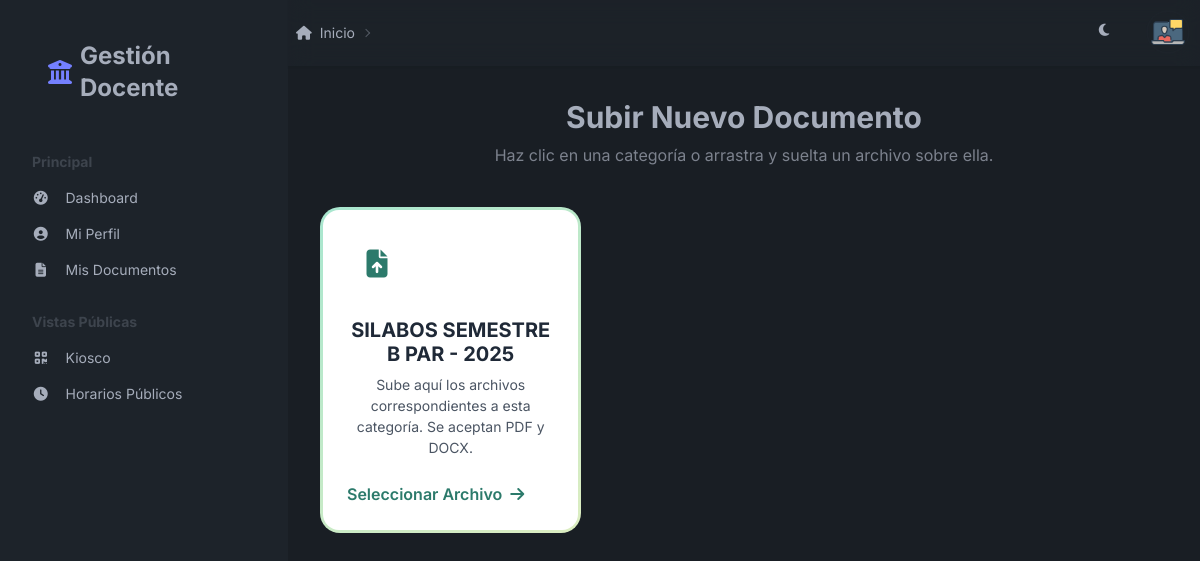
The page /subir_documento/ (signed in) on the database its author committed.
### core/models.py (models this page shows, shortened)
class Docente(AbstractUser):
    DISPONIBILIDAD_CHOICES = [('COMPLETO', 'Tiempo Completo (Mañana y Tarde)'), ('MANANA', 'Solo Mañana'), ('TARDE', 'Solo Tarde')]
    dni = models.CharField(max_length=8, unique=True, db_index=True)
    especialidades = models.ManyToManyField(Especialidad, related_name="docentes")
    disponibilidad = models.CharField(max_length=20, choices=DISPONIBILIDAD_CHOICES, default='COMPLETO')
    id_qr = models.UUIDField(default=uuid.uuid4, editable=False, unique=True)
    foto = models.ImageField(upload_to='fotos_docentes/', null=True, blank=True, default='fotos_docentes/placeholder.png')

class TipoDocumento(models.Model):
    nombre = models.CharField(max_length=100)

### core/views.py (the view)
# urls.py: path('subir_documento/', views.subir_documento, name='subir_documento'),
@login_required
def subir_documento(request):
    tipos_documento = TipoDocumento.objects.all() # Obtenemos todas las categorías
    if request.method == 'POST':
        form = DocumentoForm(request.POST, request.FILES)
        if form.is_valid():
            documento = form.save(commit=False)
            documento.docente = request.user
            documento.save()
            VersionDocumento.objects.create(
                documento=documento,
                archivo=form.cleaned_data['archivo']
            )
            messages.success(request, f'El documento "{documento.titulo}" se ha subido correctamente.')
            return redirect('lista_documentos')
    else:
        form = DocumentoForm()
    context = {
        'form': form,
        'tipos_documento': tipos_documento # Le pasamos las categorías a la plantilla
    }
    return render(request, 'subir_documento.html', context)

### templates/subir_documento.html (shortened to what this page needs)
{% extends 'base.html' %}
{% block content %}
<div class="max-w-5xl mx-auto text-center">
    <h1 class="text-3xl font-bold mb-2">Subir Nuevo Documento</h1>
    <p class="text-base-content/70 mb-10">Haz clic en una categoría o arrastra y suelta un archivo sobre ella.</p>
    <div class="grid grid-cols-1 sm:grid-cols-2 lg:grid-cols-3 gap-8">
        {% for tipo in tipos_documento %}
        <div class="doc-card category-card {% cycle 'color-1' 'color-2' 'color-3' %}" data-id="{{ tipo.id }}" data-nombre="{{ tipo.nombre }}">
            <div class="doc-card-inner">
                <div>
                    <div class="doc-card-icon">
                        <i class="fas fa-file-upload"></i>
                    </div>
                    <h2 class="doc-card-title">{{ tipo.nombre }}</h2>
                    <p class="doc-card-description">
                        Sube aquí los archivos correspondientes a esta categoría. Se aceptan PDF y DOCX.
                    </p>
                </div>
                <div class="doc-card-action">
                    <span>Seleccionar Archivo</span>
                    <i class="fas fa-arrow-right"></i>
                </div>
            </div>
        </div>
        {% endfor %}
    </div>
</div>
{% endblock %}

### templates/base.html (shortened to what this page needs)
{% load static %} <!DOCTYPE html>
<html lang="es" data-theme="dark"> <head>
    <link href="https://cdn.jsdelivr.net/npm/daisyui@4.7.2/dist/full.min.css" rel="stylesheet" type="text/css" />
    <script src="https://cdn.tailwindcss.com"></script>
    <link rel="stylesheet" href="https://cdnjs.cloudflare.com/ajax/libs/font-awesome/6.5.1/css/all.min.css">
</head>
<body class="bg-base-200">
    <div class="drawer lg:drawer-open">
        <div class="drawer-content flex flex-col bg-base-200">
            <div class="navbar bg-base-100/80 backdrop-blur-md sticky top-0 z-30 shadow-sm hidden lg:flex border-b border-base-300/50">
                <div class="flex-1">
                    <div class="text-sm breadcrumbs">
                        <ul>
                          <li><a><i class="fas fa-home mr-2"></i> Inicio</a></li>
                          <li><a>{% block breadcrumb %}{% endblock %}</a></li>
                        </ul>
                    </div>
                </div>
                <div class="flex-none gap-4">
                    <label class="swap swap-rotate btn btn-ghost btn-circle">
                        <i class="fas fa-moon swap-off fill-current w-5 h-5 transition-transform duration-300 ease-in-out"></i>
                    </label>
                    <div class="dropdown dropdown-end">
                        <label tabindex="0" class="btn btn-ghost btn-circle avatar">
                            <div class="w-10 rounded-full ring-2 ring-offset-2 ring-offset-base-100 ring-transparent hover:ring-primary transition-shadow duration-300">
                                <img src="{% if user.foto %}{{ user.foto.url }}{% else %}{% static 'placeholder.png' %}{% endif %}" />
                            </div>
                        </label>
                    </div>
                </div>
            </div>
            <main class="flex-1 p-6 lg:p-8 animate-fade-in">
                {% block content %}
                {% endblock %}
            </main>
        </div>
        <div class="drawer-side">
            <ul class="menu p-4 w-72 min-h-full bg-base-100 text-base-content">
                <li class="text-2xl font-bold p-4 mb-4">
                    <a href="{% url 'dashboard' %}" class="hover:text-primary transition-colors duration-300">
                        <i class="fas fa-university text-primary"></i>
                        Gestión Docente
                    </a>
                </li>
                <li class="menu-title"><span class="opacity-60">Principal</span></li>
                <li><a href="{% url 'dashboard' %}" class="group transition-all duration-300"><i class="fas fa-tachometer-alt fa-fw mr-2 group-hover:text-primary transition-colors duration-300"></i> Dashboard</a></li>
                <li><a href="{% url 'perfil' %}" class="group transition-all duration-300"><i class="fas fa-user-circle fa-fw mr-2 group-hover:text-primary transition-colors duration-300"></i> Mi Perfil</a></li>
                <li><a href="{% url 'lista_documentos' %}" class="group transition-all duration-300"><i class="fas fa-file-alt fa-fw mr-2 group-hover:text-primary transition-colors duration-300"></i> Mis Documentos</a></li>
                <li class="menu-title"><span class="opacity-60 pt-4">Vistas Públicas</span></li>
                <li><a href="{% url 'kiosco_page' %}" target="_blank" class="group transition-all duration-300"><i class="fas fa-qrcode fa-fw mr-2 group-hover:text-primary transition-colors duration-300"></i> Kiosco</a></li>
                <li><a href="{% url 'vista_publica_horarios' %}" class="group transition-all duration-300"><i class="fas fa-clock fa-fw mr-2 group-hover:text-primary transition-colors duration-300"></i> Horarios Públicos</a></li>
            </ul>
        </div>
    </div>
</body>
</html>

### templates/base.html (style rules this page uses)
body { font-family: 'Inter', sans-serif; }
.animate-fade-in { animation: fadeIn 0.5s ease-out forwards; }

### templates/subir_documento.html (style rules this page uses)
.doc-card { position: relative; overflow: hidden; border-radius: 1.25rem; transition: transform 0.3s ease, box-shadow 0.3s ease; padding: 3px; cursor: pointer; }
.doc-card-inner { background-color: #ffffff; padding: 1.5rem; height: 100%; border-radius: 1rem; display: flex; flex-direction: column; justify-content: space-between; }
.doc-card.color-1 { background: linear-gradient(145deg, #a8e6cf, #dcedc1); }
.doc-card.color-1 .doc-card-icon, .doc-card.color-1 .doc-card-action { color: #2c7a6b; }
.doc-card-icon { width: 60px; height: 60px; border-radius: 0.75rem; display: grid; place-items: center; margin-bottom: 1.5rem; background-color: rgba(255, 255, 255, 0.5); font-size: 1.75rem; }
.doc-card-title { font-weight: 700; font-size: 1.25rem; line-height: 1.2; color: #1f2937; }
.doc-card-description { font-size: 0.875rem; color: #4b5563; margin-top: 0.5rem; flex-grow: 1; }
.doc-card-action { margin-top: 1.5rem; font-weight: 600; display: flex; align-items: center; gap: 0.5rem; transition: gap 0.3s ease; }

### rows shown on the page
Docente: foto (placeholder picture)
TipoDocumento: nombre "SILABOS SEMESTRE B PAR - 2025"
